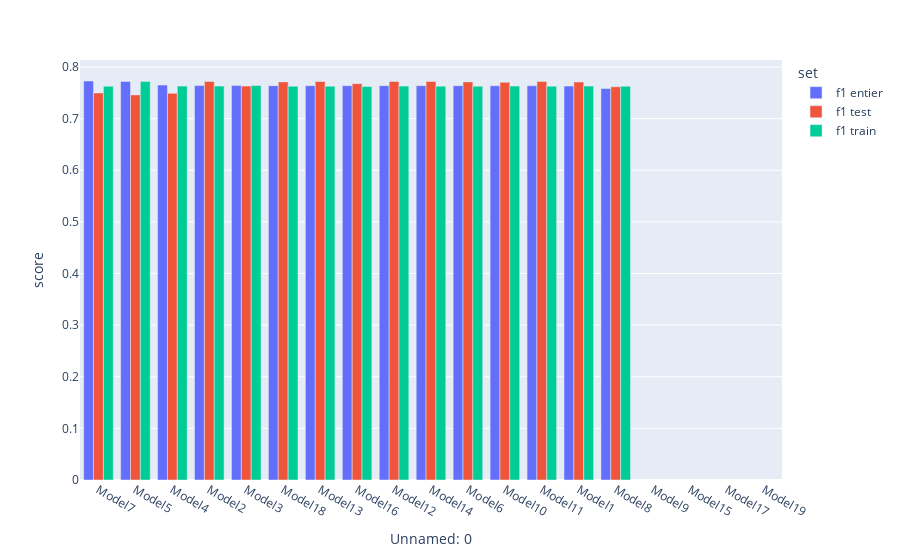

Write notebook code for a chart like this one.
### Code cell
px.bar(out, x = 'Unnamed: 0', y= 'score', color = 'set', barmode="group")

### Figure 1 — Plotly figure (JSON) as saved in the notebook; plotly's stock layout.template omitted (floating-point values rounded to 4 significant figures)
{"data": [{"alignmentgroup": "True", "hovertemplate": "set=f1 entier<br>Unnamed: 0=%{x}<br>score=%{y}<extra></extra>", "legendgroup": "f1 entier", "marker": {"color": "#636efa", "pattern": {"shape": ""}}, "name": "f1 entier", "offsetgroup": "f1 entier", "orientation": "v", "showlegend": true, "textposition": "auto", "type": "bar", "x": ["Model7", "Model5", "Model4", "Model2", "Model3", "Model18", "Model13", "Model16", "Model12", "Model14", "Model6", "Model10", "Model11", "Model1", "Model8", "Model9", "Model15", "Model17", "Model19", null, null, null, null, null, null, null, null, null, null, null, null, null, null, null, null, null], "xaxis": "x", "y": [0.7729, 0.772, 0.765, 0.764, 0.764, 0.7639, 0.7639, 0.7639, 0.7639, 0.7639, 0.7639, 0.7638, 0.7637, 0.763, 0.7583, null, null, null, null, null, null, null, null, null, null, null, null, null, null, null, null, null, null, null, null, null], "yaxis": "y"}, {"alignmentgroup": "True", "hovertemplate": "set=f1 test<br>Unnamed: 0=%{x}<br>score=%{y}<extra></extra>", "legendgroup": "f1 test", "marker": {"color": "#EF553B", "pattern": {"shape": ""}}, "name": "f1 test", "offsetgroup": "f1 test", "orientation": "v", "showlegend": true, "textposition": "auto", "type": "bar", "x": ["Model2", "Model11", "Model13", "Model14", "Model12", "Model18", "Model6", "Model1", "Model10", "Model16", "Model3", "Model8", "Model7", "Model4", "Model5", "Model9", "Model15", "Model17", "Model19", null, null, null, null, null, null, null, null, null, null, null, null, null, null, null, null, null], "xaxis": "x", "y": [0.772, 0.7719, 0.7719, 0.7719, 0.7719, 0.7712, 0.7712, 0.771, 0.7703, 0.7677, 0.763, 0.7617, 0.7498, 0.749, 0.746, null, null, null, null, null, null, null, null, null, null, null, null, null, null, null, null, null, null, null, null, null], "yaxis": "y"}, {"alignmentgroup": "True", "hovertemplate": "set=f1 train<br>Unnamed: 0=%{x}<br>score=%{y}<extra></extra>", "legendgroup": "f1 train", "marker": {"color": "#00cc96", "pattern": {"shape": ""}}, "name": "f1 train", "offsetgroup": "f1 train", "orientation": "v", "showlegend": true, "textposition": "auto", "type": "bar", "x": [null, null, null, "Model5", "Model3", "Model10", "Model12", "Model1", "Model2", "Model4", "Model11", "Model13", "Model14", "Model6", "Model18", "Model7", "Model8", "Model16", "Model9", "Model15", "Model17", "Model19", null, null, null, null, null, null, null, null, null, null, null, null, null, null], "xaxis": "x", "y": ["puis entre plusieurs Ytest égaux, on choisit le moins de overfitting", "choisir le plus haut Y test", "Technique de choix :", 0.772, 0.764, 0.763, 0.763, 0.763, 0.763, 0.763, 0.7629, 0.7629, 0.7629, 0.7627, 0.7627, 0.7627, 0.7627, 0.7622, null, null, null, null, null, null, null, null, null, null, null, null, null, null, null, null, null, null], "yaxis": "y"}], "layout": {"barmode": "group", "legend": {"title": {"text": "set"}, "tracegroupgap": 0}, "margin": {"t": 60}, "xaxis": {"anchor": "y", "domain": [0, 1], "title": {"text": "Unnamed: 0"}}, "yaxis": {"anchor": "x", "domain": [0, 1], "title": {"text": "score"}}}}
